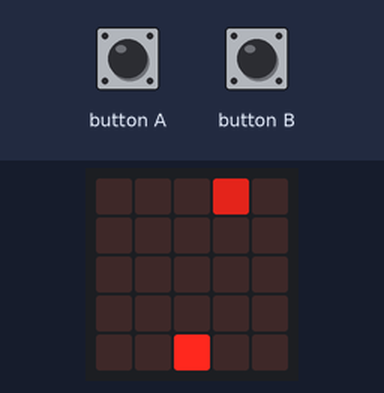
The program below on a simulated BBC micro:bit running MicroPython. On the bench: the board's 5×5 LED display. The test bench sets the inputs (shaded band). Random numbers come from a fixed seed; the interpreter's speed is modelled, so counts of loop turns are approximate; the 48×5 strip is a reading aid, not a part: it shows the text the display is scrolling, unrolled, one strip-width of it at a time; the clock reads 2024-03-15 10:24:30 at power-on unless the program sets it.

Above: at 1.2 s.
1.3 s: button B pressed for 0.15 s
At 2.3 s:
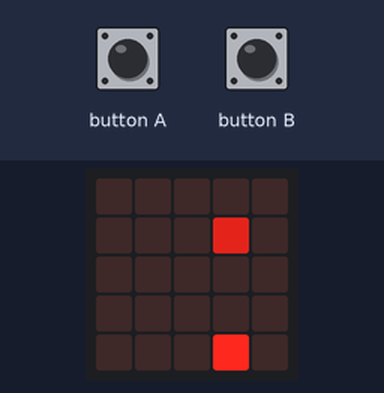
4.4 s: button A pressed for 0.15 s
At 5.3 s:
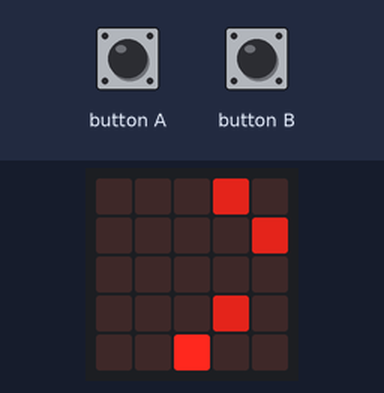
7.5 s: button A pressed for 1 s
At 10.8 s:
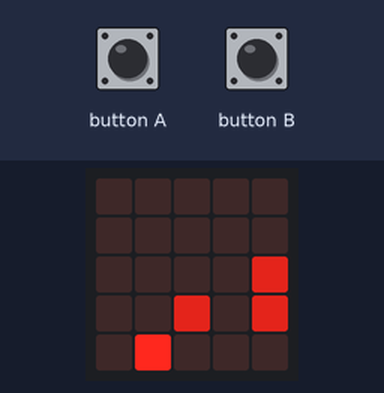
11.5 s: button B pressed for 0.15 s
At 12.4 s:
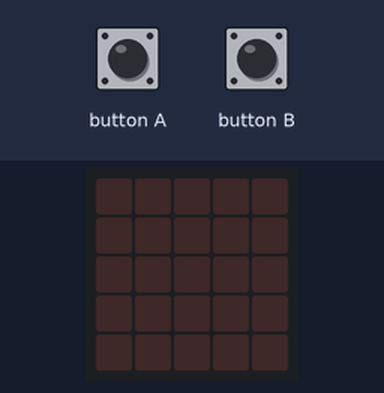
Timing chart, 0 to 13.2 s (numbered marks = the images above; inputs shaded):
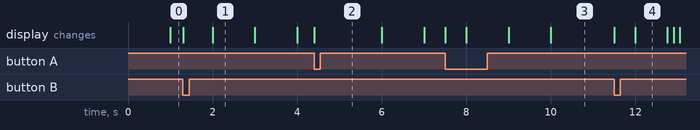

Measured:
- what the display in image 1 shows lasts 1.0 s, from 2.0 s to 3.0 s
- what the display in image 4 shows lasts 0.8 s, from 12.0 s to 12.8 s

The program:

dodge-boxes.py
```python
#Name Redacted
#Functions and Decisions/Selections Assignment (Microbit assignment)
#4/18/2018
#Makes an array of boxes fall from the top of the screen and you use the microbit buttons to avoid them

import microbit
import random
import time

def did_die(bottom, position):
    """A Fruitful Function to check if the player has died"""
    return (bottom[position] == 6)

def randomize_list(list):
    """A Fruitful Function to randomize the list of blocks that fall"""
    random.shuffle(list)
    return list

def die(score):
    """A Non-Fruitful Function handle death"""
    microbit.display.clear()
    time.sleep(0.75)
    microbit.display.scroll(str(score))

def display_boxes_and_players(top, middle_top, middle_bottom, bottom, position):
    """A Non-Fruitful Function that handles the graphics on the microbit by taking the boxes positions and converting it to a string"""
    image = ""
    for index in range(5):
        image = image + str(top[index])

    image = image + ":"
    for index in range(5):
        image = image + str(middle_top[index])

    image = image + ":"
    for index in range(5):
        image = image + str(middle_bottom[index])

    image = image + ":"
    for index in range(5):
        image = image + str(bottom[index])

    image = image + ":"
    for index in range(5):
        if (index == position):
            image = image + "9"
        else:
            image = image + "0"

    microbit.display.show(microbit.Image(image))

#Sets up the lists for the lines of boxes
top = [0] * 5
middle_top = [0] * 5
middle_bottom = [0] * 5
bottom = [0] * 5
position = 2 #Ranges from 0 (far left) to 4 (far right)
speed = 0.5 #The speed that the blocks fall
score = 0
timer = 0.0
is_dead = False

#Continue the game until the player dies
while not is_dead:
    #Gets the start time so you can calculate the time that has passed later in the function
    start = time.time()

    #Displays all the boxes
    display_boxes_and_players(top, middle_top, middle_bottom, bottom, position)

    #Moves the player
    if (microbit.button_a.was_pressed()):
        position = position - 1
    if (microbit.button_b.was_pressed()):
        position = position + 1

    #Clamps the players position
    if (position < 0):
        position = 0
    if (position > 4):
        position = 4

    #The the time is greater then the speed move the rows of blocks
    if (timer > speed):
        index = 0

        #Checks if dead
        is_dead = did_die(bottom, position)

        #Shifts all the rows down
        #Had to use the specific index because saying LIST = LIST caused numerous errors
        while index < 5:
            bottom[index] = middle_bottom[index]
            middle_bottom[index] = middle_top[index]
            middle_top[index] = top[index]
            index = index + 1

        #Randomizes the top row
        value = random.randrange(0, 100)
        if (value < 10):
            list = [6,6,0,0,0]
        elif (value < 60):
            list = [6,0,0,0,0]
        else:
            list = [0,0,0,0,0]

        top = randomize_list(list)

        #Changes the speed and the score
        timer = 0
        speed = speed - (speed * 0.02)
        score = score + 1
        if (speed < 0.1):
            speed = 0.1

    #Calculates the time that has passed
    end = time.time()
    timer = timer + (end - start)

#When you lose, instigate the dead sequence
die(score)
```
